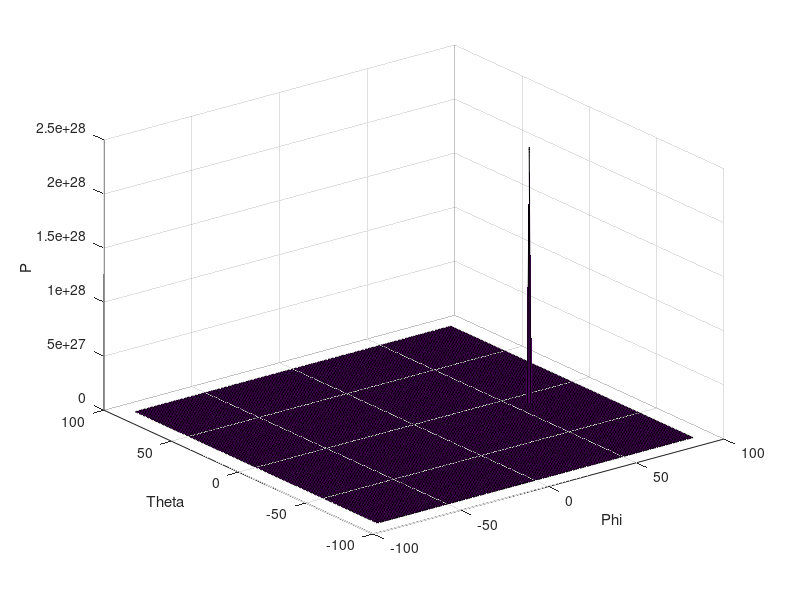

Recreate this plot in MATLAB. (Note: this script raises an error after producing the figure.)
clear all; clc;

%Planar antenna on zx-plane for one incident wave
%Good

f = 25; %frequency in GHz
%t = 0:0.25:1; %time sampling in ns
%A = 1 ; %amplitude in m

c = 3e8 ; %speed of light in m/s

Pos_x = 0:1:5; %position of elements of antenna array
Pos_z = 0:1:7; %position of elements of antenna array

omega = 2*pi*f;
lambda = c/(f*10^9); %wavelength in m

Delta = lambda/2; %distance between 2 elements in m

s = [10];
SNR = db2pow(inf);

theta_DOA = [-10];
phi_DOA = [58];

%{
for i = 1:length(Pos_x)
    for j = 1:length(Pos_z)
        A(i,j) = exp(-2*pi*1j/lambda*Delta*(Pos_x(i)*cos(deg2rad(theta_DOA)) + Pos_z(j)*sin(deg2rad(theta_DOA))*cos(deg2rad(phi_DOA))));
    end
end
%}

for i = 1:length(theta_DOA)
    mu_DOA(:,i) = -2*pi/lambda*Delta*sin(deg2rad(theta_DOA(i)))*Pos_z';
    a_mu_DOA(:,i) = exp(1j*mu_DOA);
    
    nu_DOA(:,i) = -2*pi/lambda*Delta*cos(deg2rad(theta_DOA(i)))*sin(deg2rad(phi_DOA(i)))*Pos_x';
    a_nu_DOA(:,i) = exp(1j*nu_DOA); 
end

A = reshape(a_mu_DOA*transpose(a_nu_DOA),[],1);

x = awgn(A*s, SNR, 'measured');

R = x*x';

[V,D] = eig(R);

q = diag(D);

%[B,I] = mink(q, length(Pos) - length(theta_DOA));

V(:,length(x)-length(theta_DOA)+1:length(x)) = [];
V = fliplr(V);


for i = 1:181
    theta(i) = -pi/2 + (i-1)*pi/180;
    theta_plot(i) = rad2deg(theta(i));
     
    for j = 1:181
        phi(j) = -pi/2 + (j-1)*pi/180;
        phi_plot(j) = rad2deg(phi(j));
        
        mu(:,i,j) = -2*pi/lambda*Delta*sin(theta(i))*Pos_z';
        a_mu(:,i,j) = exp(1j*mu(:,i,j));
        
        nu(:,i,j) = -2*pi/lambda*Delta*cos(theta(i))*sin(phi(j))*Pos_x';
        a_nu(:,i,j) = exp(1j*nu(:,i,j));
    end
end

for i = 1:181
    for j = 1:181
        %w(:,i,j) = reshape(mu(:,i,j)*transpose(nu(:,i,j)),[],1);
        
        a(:,i,j) = reshape(a_mu(:,i,j)*transpose(a_nu(:,i,j)),[],1);
        
        %R = y(:,i,j)*y(:,i,j)';
        
        %P(i,j) = w(:,i,j)'*R*w(:,i,j)/(length(Pos_x)*length(Pos_z));
        
        %P(i,j) = a(:,i,j)'*R*a(:,i,j)/(a(:,i,j)'*a(:,i,j));
        %P(i,j) = 1/(a(:,i,j)'*inv(R)*a(:,i,j));
        
        P(i,j) = 1/(a(:,i,j)'*V*V'*a(:,i,j));
    end
end


surf(phi_plot,theta_plot,abs(P));

%hold on
xlabel('Phi')
ylabel('Theta')
zlabel('P')

max_index = islocalmax(abs(P));

local_max_P = [];
for i = 1:181
    for j = 1:181
        if max_index(i,j) == 1
            local_max_P = [local_max_P; [abs(P(i,j)) i j]];
        end
    end
end

[max_P index] = max(local_max_P(:,1));

theta_estimate = theta_plot(local_max_P(index,2))
phi_estimate = theta_plot(local_max_P(index,3))
